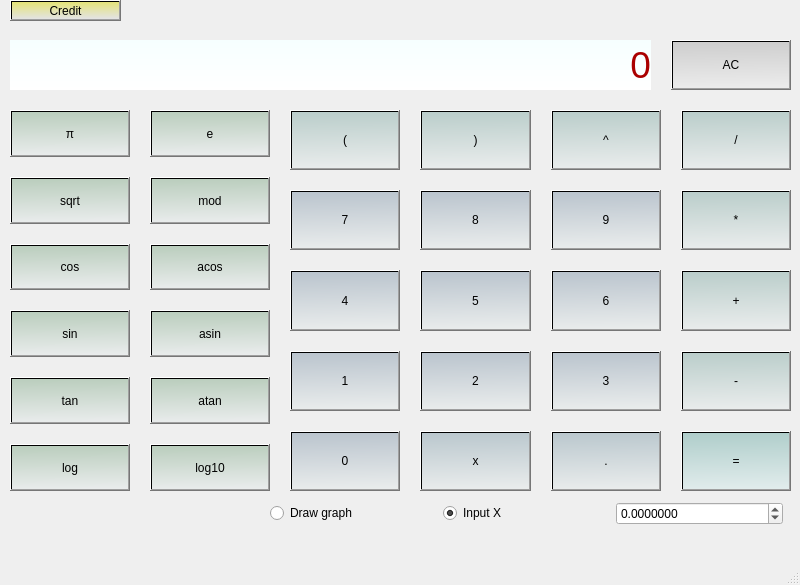
<?xml version="1.0" encoding="UTF-8"?>
<ui version="4.0">
 <class>MainWindow</class>
 <widget class="QMainWindow" name="MainWindow">
  <property name="geometry">
   <rect>
    <x>0</x>
    <y>0</y>
    <width>800</width>
    <height>585</height>
   </rect>
  </property>
  <property name="sizePolicy">
   <sizepolicy hsizetype="Preferred" vsizetype="Preferred">
    <horstretch>0</horstretch>
    <verstretch>0</verstretch>
   </sizepolicy>
  </property>
  <property name="windowTitle">
   <string>MainWindow</string>
  </property>
  <property name="autoFillBackground">
   <bool>false</bool>
  </property>
  <widget class="QWidget" name="centralwidget">
   <widget class="QFrame" name="gridFrame">
    <property name="geometry">
     <rect>
      <x>10</x>
      <y>40</y>
      <width>781</width>
      <height>451</height>
     </rect>
    </property>
    <property name="contextMenuPolicy">
     <enum>Qt::DefaultContextMenu</enum>
    </property>
    <property name="frameShadow">
     <enum>QFrame::Plain</enum>
    </property>
    <property name="lineWidth">
     <number>1</number>
    </property>
    <layout class="QGridLayout" name="gridLayout">
     <property name="sizeConstraint">
      <enum>QLayout::SetDefaultConstraint</enum>
     </property>
     <property name="leftMargin">
      <number>0</number>
     </property>
     <property name="topMargin">
      <number>0</number>
     </property>
     <property name="rightMargin">
      <number>0</number>
     </property>
     <property name="bottomMargin">
      <number>0</number>
     </property>
     <property name="spacing">
      <number>20</number>
     </property>
     <item row="1" column="1" rowspan="5">
      <layout class="QVBoxLayout" name="verticalLayout_2">
       <property name="spacing">
        <number>20</number>
       </property>
       <item>
        <widget class="QPushButton" name="pushButtonE">
         <property name="sizePolicy">
          <sizepolicy hsizetype="Minimum" vsizetype="Expanding">
           <horstretch>0</horstretch>
           <verstretch>0</verstretch>
          </sizepolicy>
         </property>
         <property name="styleSheet">
          <string notr="true">background-color: qlineargradient(spread:pad, x1:0.502463, y1:0, x2:0.536946, y2:1, stop:0 rgba(187, 206, 190, 255), stop:1 rgba(233, 236, 236, 255));</string>
         </property>
         <property name="text">
          <string>e</string>
         </property>
        </widget>
       </item>
       <item>
        <widget class="QPushButton" name="buttonMod">
         <property name="sizePolicy">
          <sizepolicy hsizetype="Minimum" vsizetype="Expanding">
           <horstretch>0</horstretch>
           <verstretch>0</verstretch>
          </sizepolicy>
         </property>
         <property name="styleSheet">
          <string notr="true">background-color: qlineargradient(spread:pad, x1:0.502463, y1:0, x2:0.536946, y2:1, stop:0 rgba(187, 206, 190, 255), stop:1 rgba(233, 236, 236, 255));</string>
         </property>
         <property name="text">
          <string>mod</string>
         </property>
        </widget>
       </item>
       <item>
        <widget class="QPushButton" name="buttonAcos">
         <property name="sizePolicy">
          <sizepolicy hsizetype="Minimum" vsizetype="Expanding">
           <horstretch>0</horstretch>
           <verstretch>0</verstretch>
          </sizepolicy>
         </property>
         <property name="styleSheet">
          <string notr="true">background-color: qlineargradient(spread:pad, x1:0.502463, y1:0, x2:0.536946, y2:1, stop:0 rgba(187, 206, 190, 255), stop:1 rgba(233, 236, 236, 255));</string>
         </property>
         <property name="text">
          <string>acos</string>
         </property>
        </widget>
       </item>
       <item>
        <widget class="QPushButton" name="buttonAsin">
         <property name="sizePolicy">
          <sizepolicy hsizetype="Minimum" vsizetype="Expanding">
           <horstretch>0</horstretch>
           <verstretch>0</verstretch>
          </sizepolicy>
         </property>
         <property name="styleSheet">
          <string notr="true">background-color: qlineargradient(spread:pad, x1:0.502463, y1:0, x2:0.536946, y2:1, stop:0 rgba(187, 206, 190, 255), stop:1 rgba(233, 236, 236, 255));</string>
         </property>
         <property name="text">
          <string>asin</string>
         </property>
        </widget>
       </item>
       <item>
        <widget class="QPushButton" name="buttonAtan">
         <property name="sizePolicy">
          <sizepolicy hsizetype="Minimum" vsizetype="Expanding">
           <horstretch>0</horstretch>
           <verstretch>0</verstretch>
          </sizepolicy>
         </property>
         <property name="styleSheet">
          <string notr="true">background-color: qlineargradient(spread:pad, x1:0.502463, y1:0, x2:0.536946, y2:1, stop:0 rgba(187, 206, 190, 255), stop:1 rgba(233, 236, 236, 255));</string>
         </property>
         <property name="text">
          <string>atan</string>
         </property>
        </widget>
       </item>
       <item>
        <widget class="QPushButton" name="pushButton_31">
         <property name="sizePolicy">
          <sizepolicy hsizetype="Minimum" vsizetype="Expanding">
           <horstretch>0</horstretch>
           <verstretch>0</verstretch>
          </sizepolicy>
         </property>
         <property name="styleSheet">
          <string notr="true">background-color: qlineargradient(spread:pad, x1:0.502463, y1:0, x2:0.536946, y2:1, stop:0 rgba(187, 206, 190, 255), stop:1 rgba(233, 236, 236, 255));</string>
         </property>
         <property name="text">
          <string>log10</string>
         </property>
        </widget>
       </item>
      </layout>
     </item>
     <item row="0" column="5">
      <widget class="QPushButton" name="buttonAllClean">
       <property name="sizePolicy">
        <sizepolicy hsizetype="Minimum" vsizetype="Maximum">
         <horstretch>0</horstretch>
         <verstretch>0</verstretch>
        </sizepolicy>
       </property>
       <property name="minimumSize">
        <size>
         <width>0</width>
         <height>50</height>
        </size>
       </property>
       <property name="styleSheet">
        <string notr="true">background-color: qlineargradient(spread:pad, x1:0.502463, y1:0, x2:0.536946, y2:1, stop:0 rgba(206, 206, 206, 255), stop:1 rgba(236, 236, 236, 255));</string>
       </property>
       <property name="text">
        <string>AC</string>
       </property>
      </widget>
     </item>
     <item row="0" column="0" colspan="5">
      <widget class="QLabel" name="label">
       <property name="sizePolicy">
        <sizepolicy hsizetype="Preferred" vsizetype="Maximum">
         <horstretch>0</horstretch>
         <verstretch>0</verstretch>
        </sizepolicy>
       </property>
       <property name="minimumSize">
        <size>
         <width>0</width>
         <height>50</height>
        </size>
       </property>
       <property name="font">
        <font>
         <pointsize>28</pointsize>
        </font>
       </property>
       <property name="layoutDirection">
        <enum>Qt::RightToLeft</enum>
       </property>
       <property name="autoFillBackground">
        <bool>false</bool>
       </property>
       <property name="styleSheet">
        <string notr="true">background-color: qlineargradient(spread:pad, x1:0.516852, y1:0.005, x2:0.512222, y2:0.988636, stop:0 rgba(246, 255, 255, 255), stop:1 rgba(255, 255, 255, 255));
color: rgb(170, 0, 0);</string>
       </property>
       <property name="locale">
        <locale language="Russian" country="Russia"/>
       </property>
       <property name="text">
        <string>0</string>
       </property>
       <property name="textFormat">
        <enum>Qt::AutoText</enum>
       </property>
       <property name="scaledContents">
        <bool>false</bool>
       </property>
       <property name="alignment">
        <set>Qt::AlignRight|Qt::AlignTrailing|Qt::AlignVCenter</set>
       </property>
      </widget>
     </item>
     <item row="1" column="0" rowspan="5">
      <layout class="QVBoxLayout" name="verticalLayout">
       <property name="spacing">
        <number>20</number>
       </property>
       <item>
        <widget class="QPushButton" name="pushButtonPi">
         <property name="sizePolicy">
          <sizepolicy hsizetype="Minimum" vsizetype="Expanding">
           <horstretch>0</horstretch>
           <verstretch>0</verstretch>
          </sizepolicy>
         </property>
         <property name="styleSheet">
          <string notr="true">background-color: qlineargradient(spread:pad, x1:0.502463, y1:0, x2:0.536946, y2:1, stop:0 rgba(187, 206, 190, 255), stop:1 rgba(233, 236, 236, 255));</string>
         </property>
         <property name="text">
          <string>π</string>
         </property>
        </widget>
       </item>
       <item>
        <widget class="QPushButton" name="buttonSqrt">
         <property name="sizePolicy">
          <sizepolicy hsizetype="Minimum" vsizetype="Expanding">
           <horstretch>0</horstretch>
           <verstretch>0</verstretch>
          </sizepolicy>
         </property>
         <property name="styleSheet">
          <string notr="true">background-color: qlineargradient(spread:pad, x1:0.502463, y1:0, x2:0.536946, y2:1, stop:0 rgba(187, 206, 190, 255), stop:1 rgba(233, 236, 236, 255));</string>
         </property>
         <property name="text">
          <string>sqrt</string>
         </property>
        </widget>
       </item>
       <item>
        <widget class="QPushButton" name="buttonCos">
         <property name="sizePolicy">
          <sizepolicy hsizetype="Minimum" vsizetype="Expanding">
           <horstretch>0</horstretch>
           <verstretch>0</verstretch>
          </sizepolicy>
         </property>
         <property name="styleSheet">
          <string notr="true">background-color: qlineargradient(spread:pad, x1:0.502463, y1:0, x2:0.536946, y2:1, stop:0 rgba(187, 206, 190, 255), stop:1 rgba(233, 236, 236, 255));</string>
         </property>
         <property name="text">
          <string>cos</string>
         </property>
        </widget>
       </item>
       <item>
        <widget class="QPushButton" name="buttonSin">
         <property name="sizePolicy">
          <sizepolicy hsizetype="Minimum" vsizetype="Expanding">
           <horstretch>0</horstretch>
           <verstretch>0</verstretch>
          </sizepolicy>
         </property>
         <property name="styleSheet">
          <string notr="true">background-color: qlineargradient(spread:pad, x1:0.502463, y1:0, x2:0.536946, y2:1, stop:0 rgba(187, 206, 190, 255), stop:1 rgba(233, 236, 236, 255));</string>
         </property>
         <property name="text">
          <string>sin</string>
         </property>
        </widget>
       </item>
       <item>
        <widget class="QPushButton" name="buttonTan">
         <property name="sizePolicy">
          <sizepolicy hsizetype="Minimum" vsizetype="Expanding">
           <horstretch>0</horstretch>
           <verstretch>0</verstretch>
          </sizepolicy>
         </property>
         <property name="styleSheet">
          <string notr="true">background-color: qlineargradient(spread:pad, x1:0.502463, y1:0, x2:0.536946, y2:1, stop:0 rgba(187, 206, 190, 255), stop:1 rgba(233, 236, 236, 255));</string>
         </property>
         <property name="text">
          <string>tan</string>
         </property>
        </widget>
       </item>
       <item>
        <widget class="QPushButton" name="buttonLog">
         <property name="sizePolicy">
          <sizepolicy hsizetype="Minimum" vsizetype="Expanding">
           <horstretch>0</horstretch>
           <verstretch>0</verstretch>
          </sizepolicy>
         </property>
         <property name="styleSheet">
          <string notr="true">background-color: qlineargradient(spread:pad, x1:0.502463, y1:0, x2:0.536946, y2:1, stop:0 rgba(187, 206, 190, 255), stop:1 rgba(233, 236, 236, 255));</string>
         </property>
         <property name="text">
          <string>log</string>
         </property>
        </widget>
       </item>
      </layout>
     </item>
     <item row="1" column="2" rowspan="5" colspan="4">
      <layout class="QGridLayout" name="gridLayout_2">
       <property name="spacing">
        <number>20</number>
       </property>
       <item row="2" column="0">
        <widget class="QPushButton" name="button4">
         <property name="sizePolicy">
          <sizepolicy hsizetype="Minimum" vsizetype="Expanding">
           <horstretch>0</horstretch>
           <verstretch>0</verstretch>
          </sizepolicy>
         </property>
         <property name="styleSheet">
          <string notr="true">background-color: qlineargradient(spread:pad, x1:0.502463, y1:0, x2:0.536946, y2:1, stop:0 rgba(187, 197, 206, 255), stop:1 rgba(233, 236, 236, 255));</string>
         </property>
         <property name="text">
          <string>4</string>
         </property>
        </widget>
       </item>
       <item row="2" column="3">
        <widget class="QPushButton" name="buttonPlus">
         <property name="sizePolicy">
          <sizepolicy hsizetype="Minimum" vsizetype="Expanding">
           <horstretch>0</horstretch>
           <verstretch>0</verstretch>
          </sizepolicy>
         </property>
         <property name="styleSheet">
          <string notr="true">background-color: qlineargradient(spread:pad, x1:0.502463, y1:0, x2:0.536946, y2:1, stop:0 rgba(187, 206, 203, 255), stop:1 rgba(233, 236, 236, 255));</string>
         </property>
         <property name="text">
          <string>+</string>
         </property>
        </widget>
       </item>
       <item row="0" column="1">
        <widget class="QPushButton" name="buttonCloseBracket">
         <property name="sizePolicy">
          <sizepolicy hsizetype="Minimum" vsizetype="Expanding">
           <horstretch>0</horstretch>
           <verstretch>0</verstretch>
          </sizepolicy>
         </property>
         <property name="styleSheet">
          <string notr="true">background-color: qlineargradient(spread:pad, x1:0.502463, y1:0, x2:0.536946, y2:1, stop:0 rgba(187, 206, 203, 255), stop:1 rgba(233, 236, 236, 255));</string>
         </property>
         <property name="text">
          <string>)</string>
         </property>
        </widget>
       </item>
       <item row="2" column="1">
        <widget class="QPushButton" name="button5">
         <property name="sizePolicy">
          <sizepolicy hsizetype="Minimum" vsizetype="Expanding">
           <horstretch>0</horstretch>
           <verstretch>0</verstretch>
          </sizepolicy>
         </property>
         <property name="styleSheet">
          <string notr="true">background-color: qlineargradient(spread:pad, x1:0.502463, y1:0, x2:0.536946, y2:1, stop:0 rgba(187, 197, 206, 255), stop:1 rgba(233, 236, 236, 255));</string>
         </property>
         <property name="text">
          <string>5</string>
         </property>
        </widget>
       </item>
       <item row="3" column="1">
        <widget class="QPushButton" name="button2">
         <property name="sizePolicy">
          <sizepolicy hsizetype="Minimum" vsizetype="Expanding">
           <horstretch>0</horstretch>
           <verstretch>0</verstretch>
          </sizepolicy>
         </property>
         <property name="styleSheet">
          <string notr="true">background-color: qlineargradient(spread:pad, x1:0.502463, y1:0, x2:0.536946, y2:1, stop:0 rgba(187, 197, 206, 255), stop:1 rgba(233, 236, 236, 255));</string>
         </property>
         <property name="text">
          <string>2</string>
         </property>
        </widget>
       </item>
       <item row="1" column="3">
        <widget class="QPushButton" name="buttonMult">
         <property name="sizePolicy">
          <sizepolicy hsizetype="Minimum" vsizetype="Expanding">
           <horstretch>0</horstretch>
           <verstretch>0</verstretch>
          </sizepolicy>
         </property>
         <property name="styleSheet">
          <string notr="true">background-color: qlineargradient(spread:pad, x1:0.502463, y1:0, x2:0.536946, y2:1, stop:0 rgba(187, 206, 203, 255), stop:1 rgba(233, 236, 236, 255));</string>
         </property>
         <property name="text">
          <string>*</string>
         </property>
        </widget>
       </item>
       <item row="1" column="2">
        <widget class="QPushButton" name="button9">
         <property name="sizePolicy">
          <sizepolicy hsizetype="Minimum" vsizetype="Expanding">
           <horstretch>0</horstretch>
           <verstretch>0</verstretch>
          </sizepolicy>
         </property>
         <property name="styleSheet">
          <string notr="true">background-color: qlineargradient(spread:pad, x1:0.502463, y1:0, x2:0.536946, y2:1, stop:0 rgba(187, 197, 206, 255), stop:1 rgba(233, 236, 236, 255));</string>
         </property>
         <property name="text">
          <string>9</string>
         </property>
        </widget>
       </item>
       <item row="3" column="0">
        <widget class="QPushButton" name="button1">
         <property name="sizePolicy">
          <sizepolicy hsizetype="Minimum" vsizetype="Expanding">
           <horstretch>0</horstretch>
           <verstretch>0</verstretch>
          </sizepolicy>
         </property>
         <property name="styleSheet">
          <string notr="true">background-color: qlineargradient(spread:pad, x1:0.502463, y1:0, x2:0.536946, y2:1, stop:0 rgba(187, 197, 206, 255), stop:1 rgba(233, 236, 236, 255));</string>
         </property>
         <property name="text">
          <string>1</string>
         </property>
        </widget>
       </item>
       <item row="2" column="2">
        <widget class="QPushButton" name="button6">
         <property name="sizePolicy">
          <sizepolicy hsizetype="Minimum" vsizetype="Expanding">
           <horstretch>0</horstretch>
           <verstretch>0</verstretch>
          </sizepolicy>
         </property>
         <property name="styleSheet">
          <string notr="true">background-color: qlineargradient(spread:pad, x1:0.502463, y1:0, x2:0.536946, y2:1, stop:0 rgba(187, 197, 206, 255), stop:1 rgba(233, 236, 236, 255));</string>
         </property>
         <property name="text">
          <string>6</string>
         </property>
        </widget>
       </item>
       <item row="0" column="3">
        <widget class="QPushButton" name="buttonDivision">
         <property name="sizePolicy">
          <sizepolicy hsizetype="Minimum" vsizetype="Expanding">
           <horstretch>0</horstretch>
           <verstretch>0</verstretch>
          </sizepolicy>
         </property>
         <property name="styleSheet">
          <string notr="true">background-color: qlineargradient(spread:pad, x1:0.502463, y1:0, x2:0.536946, y2:1, stop:0 rgba(187, 206, 203, 255), stop:1 rgba(233, 236, 236, 255));</string>
         </property>
         <property name="text">
          <string>/</string>
         </property>
        </widget>
       </item>
       <item row="0" column="2">
        <widget class="QPushButton" name="buttonPower">
         <property name="sizePolicy">
          <sizepolicy hsizetype="Minimum" vsizetype="Expanding">
           <horstretch>0</horstretch>
           <verstretch>0</verstretch>
          </sizepolicy>
         </property>
         <property name="styleSheet">
          <string notr="true">background-color: qlineargradient(spread:pad, x1:0.502463, y1:0, x2:0.536946, y2:1, stop:0 rgba(187, 206, 203, 255), stop:1 rgba(233, 236, 236, 255));</string>
         </property>
         <property name="text">
          <string>^</string>
         </property>
        </widget>
       </item>
       <item row="1" column="0">
        <widget class="QPushButton" name="button7">
         <property name="sizePolicy">
          <sizepolicy hsizetype="Minimum" vsizetype="Expanding">
           <horstretch>0</horstretch>
           <verstretch>0</verstretch>
          </sizepolicy>
         </property>
         <property name="styleSheet">
          <string notr="true">background-color: qlineargradient(spread:pad, x1:0.502463, y1:0, x2:0.536946, y2:1, stop:0 rgba(187, 197, 206, 255), stop:1 rgba(233, 236, 236, 255));</string>
         </property>
         <property name="text">
          <string>7</string>
         </property>
        </widget>
       </item>
       <item row="3" column="2">
        <widget class="QPushButton" name="button3">
         <property name="sizePolicy">
          <sizepolicy hsizetype="Minimum" vsizetype="Expanding">
           <horstretch>0</horstretch>
           <verstretch>0</verstretch>
          </sizepolicy>
         </property>
         <property name="styleSheet">
          <string notr="true">background-color: qlineargradient(spread:pad, x1:0.502463, y1:0, x2:0.536946, y2:1, stop:0 rgba(187, 197, 206, 255), stop:1 rgba(233, 236, 236, 255));</string>
         </property>
         <property name="text">
          <string>3</string>
         </property>
        </widget>
       </item>
       <item row="0" column="0">
        <widget class="QPushButton" name="buttonOpenBracket">
         <property name="sizePolicy">
          <sizepolicy hsizetype="Minimum" vsizetype="Expanding">
           <horstretch>0</horstretch>
           <verstretch>0</verstretch>
          </sizepolicy>
         </property>
         <property name="styleSheet">
          <string notr="true">background-color: qlineargradient(spread:pad, x1:0.502463, y1:0, x2:0.536946, y2:1, stop:0 rgba(187, 206, 203, 255), stop:1 rgba(233, 236, 236, 255));</string>
         </property>
         <property name="text">
          <string>(</string>
         </property>
        </widget>
       </item>
       <item row="1" column="1">
        <widget class="QPushButton" name="button8">
         <property name="sizePolicy">
          <sizepolicy hsizetype="Minimum" vsizetype="Expanding">
           <horstretch>0</horstretch>
           <verstretch>0</verstretch>
          </sizepolicy>
         </property>
         <property name="styleSheet">
          <string notr="true">background-color: qlineargradient(spread:pad, x1:0.502463, y1:0, x2:0.536946, y2:1, stop:0 rgba(187, 197, 206, 255), stop:1 rgba(233, 236, 236, 255));</string>
         </property>
         <property name="text">
          <string>8</string>
         </property>
        </widget>
       </item>
       <item row="3" column="3">
        <widget class="QPushButton" name="buttonMinus">
         <property name="sizePolicy">
          <sizepolicy hsizetype="Minimum" vsizetype="Expanding">
           <horstretch>0</horstretch>
           <verstretch>0</verstretch>
          </sizepolicy>
         </property>
         <property name="styleSheet">
          <string notr="true">background-color: qlineargradient(spread:pad, x1:0.502463, y1:0, x2:0.536946, y2:1, stop:0 rgba(187, 206, 203, 255), stop:1 rgba(233, 236, 236, 255));</string>
         </property>
         <property name="text">
          <string>-</string>
         </property>
        </widget>
       </item>
       <item row="4" column="0">
        <widget class="QPushButton" name="button0">
         <property name="sizePolicy">
          <sizepolicy hsizetype="Minimum" vsizetype="Expanding">
           <horstretch>0</horstretch>
           <verstretch>0</verstretch>
          </sizepolicy>
         </property>
         <property name="styleSheet">
          <string notr="true">background-color: qlineargradient(spread:pad, x1:0.502463, y1:0, x2:0.536946, y2:1, stop:0 rgba(187, 197, 206, 255), stop:1 rgba(233, 236, 236, 255));</string>
         </property>
         <property name="text">
          <string>0</string>
         </property>
        </widget>
       </item>
       <item row="4" column="1">
        <widget class="QPushButton" name="buttonX">
         <property name="sizePolicy">
          <sizepolicy hsizetype="Minimum" vsizetype="Expanding">
           <horstretch>0</horstretch>
           <verstretch>0</verstretch>
          </sizepolicy>
         </property>
         <property name="styleSheet">
          <string notr="true">background-color: qlineargradient(spread:pad, x1:0.502463, y1:0, x2:0.536946, y2:1, stop:0 rgba(187, 200, 206, 255), stop:1 rgba(233, 236, 236, 255));</string>
         </property>
         <property name="text">
          <string>x</string>
         </property>
        </widget>
       </item>
       <item row="4" column="2">
        <widget class="QPushButton" name="buttonDot">
         <property name="sizePolicy">
          <sizepolicy hsizetype="Minimum" vsizetype="Expanding">
           <horstretch>0</horstretch>
           <verstretch>0</verstretch>
          </sizepolicy>
         </property>
         <property name="styleSheet">
          <string notr="true">background-color: qlineargradient(spread:pad, x1:0.502463, y1:0, x2:0.536946, y2:1, stop:0 rgba(187, 200, 206, 255), stop:1 rgba(233, 236, 236, 255));</string>
         </property>
         <property name="text">
          <string>.</string>
         </property>
        </widget>
       </item>
       <item row="4" column="3">
        <widget class="QPushButton" name="bottonEqual">
         <property name="sizePolicy">
          <sizepolicy hsizetype="Minimum" vsizetype="Expanding">
           <horstretch>0</horstretch>
           <verstretch>0</verstretch>
          </sizepolicy>
         </property>
         <property name="styleSheet">
          <string notr="true">background-color: qlineargradient(spread:pad, x1:0.502463, y1:0, x2:0.536946, y2:1, stop:0 rgba(176, 206, 203, 255), stop:1 rgba(225, 236, 236, 255));</string>
         </property>
         <property name="text">
          <string>=</string>
         </property>
        </widget>
       </item>
      </layout>
     </item>
    </layout>
   </widget>
   <widget class="QPushButton" name="pushButtonCredit">
    <property name="geometry">
     <rect>
      <x>10</x>
      <y>0</y>
      <width>111</width>
      <height>21</height>
     </rect>
    </property>
    <property name="sizePolicy">
     <sizepolicy hsizetype="Minimum" vsizetype="Expanding">
      <horstretch>0</horstretch>
      <verstretch>0</verstretch>
     </sizepolicy>
    </property>
    <property name="styleSheet">
     <string notr="true">background-color: qlineargradient(spread:pad, x1:0.502463, y1:0, x2:0.536946, y2:1, stop:0 rgba(228, 227, 120, 255), stop:1 rgba(227, 227, 228, 255));</string>
    </property>
    <property name="text">
     <string>Credit</string>
    </property>
   </widget>
   <widget class="QWidget" name="horizontalLayoutWidget">
    <property name="geometry">
     <rect>
      <x>270</x>
      <y>500</y>
      <width>513</width>
      <height>27</height>
     </rect>
    </property>
    <layout class="QHBoxLayout" name="horizontalLayout_2">
     <item>
      <widget class="QRadioButton" name="radioButtonDrawGraph">
       <property name="text">
        <string>Draw graph</string>
       </property>
      </widget>
     </item>
     <item>
      <widget class="QRadioButton" name="radioButtonInputX">
       <property name="enabled">
        <bool>true</bool>
       </property>
       <property name="acceptDrops">
        <bool>false</bool>
       </property>
       <property name="text">
        <string>Input X</string>
       </property>
       <property name="checked">
        <bool>true</bool>
       </property>
      </widget>
     </item>
     <item>
      <widget class="QDoubleSpinBox" name="spinBoxValueX">
       <property name="decimals">
        <number>7</number>
       </property>
       <property name="minimum">
        <double>-100000000.989999994635582</double>
       </property>
       <property name="maximum">
        <double>100000000.989999994635582</double>
       </property>
      </widget>
     </item>
    </layout>
   </widget>
  </widget>
  <widget class="QMenuBar" name="menubar">
   <property name="geometry">
    <rect>
     <x>0</x>
     <y>0</y>
     <width>800</width>
     <height>24</height>
    </rect>
   </property>
  </widget>
  <widget class="QStatusBar" name="statusbar"/>
 </widget>
 <resources/>
 <connections/>
</ui>
